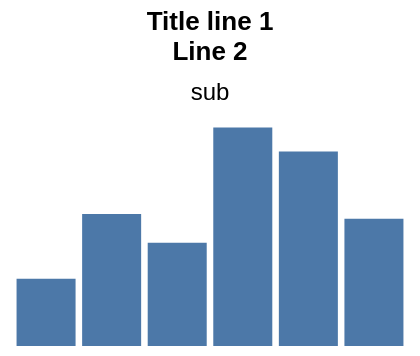

Here is the Vega-Lite specification saved for this chart:
### Vega specification from a JSON file in a GitHub repository (floating-point values rounded to 4 significant figures)
{"width": 200, "height": 120, "padding": 5, "data": [{"name": "t", "values": [{"a": "Alpha", "b": 28, "c": "x", "d": 1}, {"a": "Bravo", "b": 55, "c": "y", "d": 2}, {"a": "Charlie", "b": 43, "c": "x", "d": 3}, {"a": "Delta", "b": 91, "c": "z", "d": 4}, {"a": "Echo", "b": 81, "c": "y", "d": 5}, {"a": "Foxtrot", "b": 53, "c": "z", "d": 6}]}], "scales": [{"name": "x", "type": "band", "domain": {"data": "t", "field": "a"}, "range": "width", "padding": 0.1}, {"name": "y", "type": "linear", "domain": {"data": "t", "field": "b"}, "range": "height", "nice": true}, {"name": "color", "type": "ordinal", "domain": {"data": "t", "field": "c"}, "range": {"scheme": "category10"}}, {"name": "ramp", "type": "linear", "domain": {"data": "t", "field": "d"}, "range": {"scheme": "blues"}}, {"name": "size", "type": "linear", "domain": {"data": "t", "field": "b"}, "range": [10, 200]}, {"name": "shape", "type": "ordinal", "domain": {"data": "t", "field": "c"}, "range": "symbol"}, {"name": "quant", "type": "quantize", "domain": [0, 100], "range": {"scheme": "greens", "count": 4}}], "marks": [{"type": "rect", "from": {"data": "t"}, "encode": {"enter": {"x": {"scale": "x", "field": "a"}, "width": {"scale": "x", "band": 1}, "y": {"scale": "y", "field": "b"}, "y2": {"scale": "y", "value": 0}}}}], "title": {"text": ["Title line 1", "Line 2"], "subtitlePadding": 8, "subtitle": "sub", "dy": 3}}
